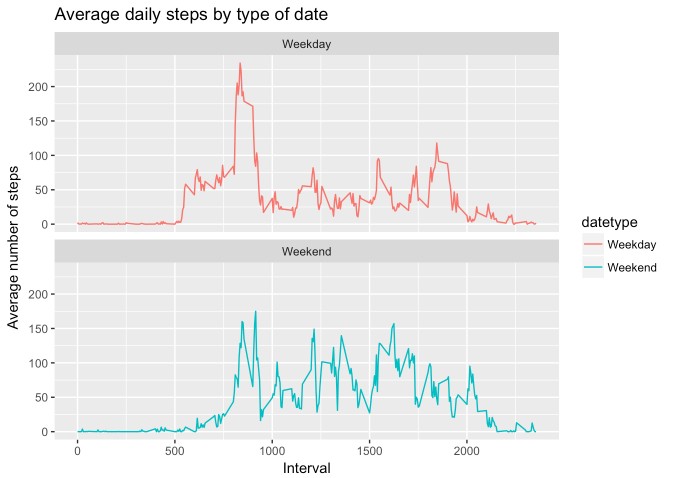

Here is the R script that generated this plot:
activity$date <- as.Date(strptime(activity$date, format="%Y-%m-%d"))
activity$datetype <- sapply(activity$date, function(x) {
  if (weekdays(x) == "S??bado" | weekdays(x) =="Domingo") 
  {y <- "Weekend"} else 
  {y <- "Weekday"}
  y
})

activity_by_date <- aggregate(steps~interval + datetype, activity, mean, na.rm = TRUE)
plot<- ggplot(activity_by_date, aes(x = interval , y = steps, color = datetype)) +
  geom_line() +
  labs(title = "Average daily steps by type of date", x = "Interval", y = "Average number of steps") +
  facet_wrap(~datetype, ncol = 1, nrow=2)
print(plot)
